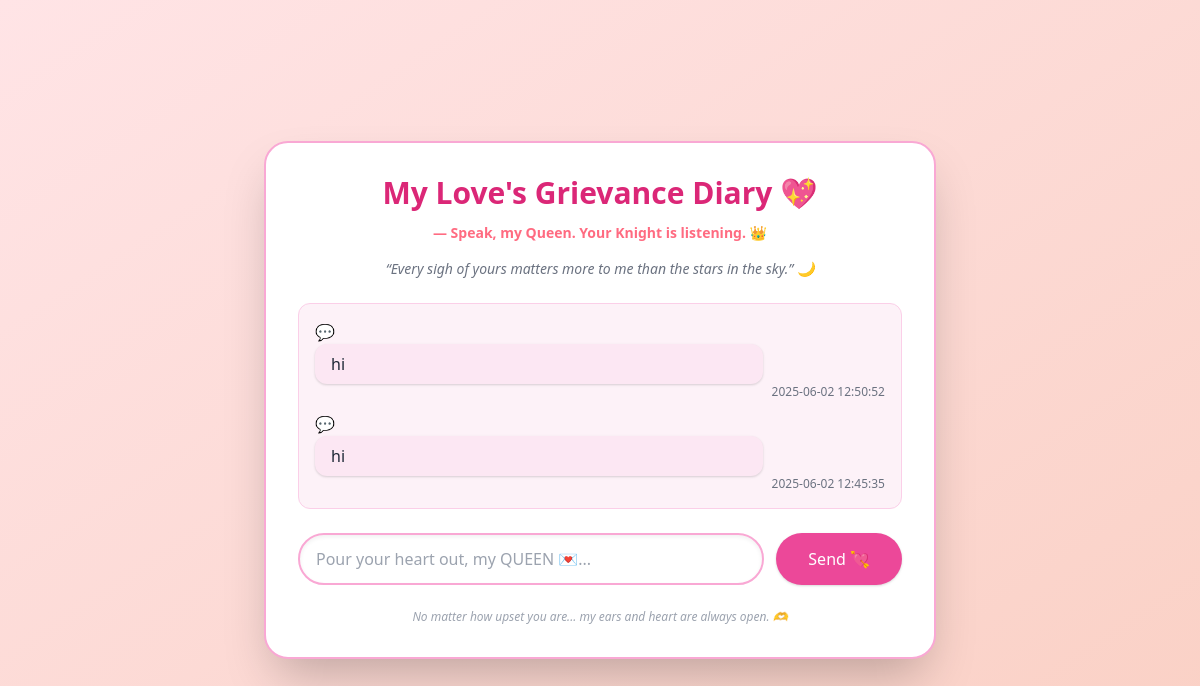
Before: / with the older database file.
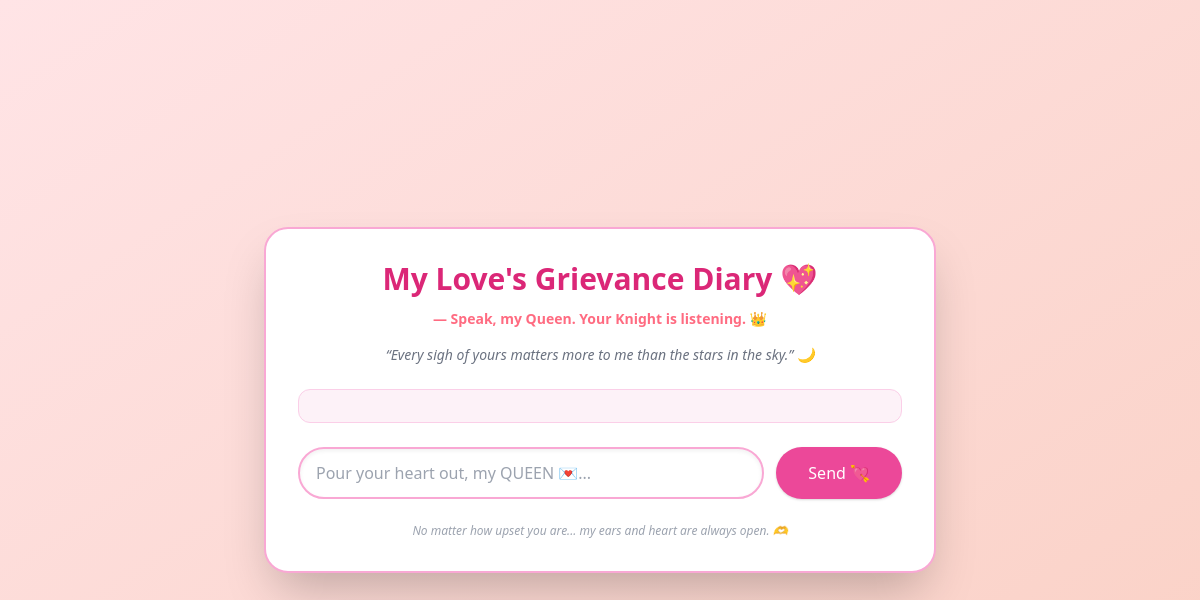
After: the same page with the newer database file.
### tables this page shows
CREATE TABLE grievances (
                            id INTEGER PRIMARY KEY AUTOINCREMENT,
                            message TEXT NOT NULL,
                            created_at TEXT NOT NULL
                        );

### app.py (the view)
@app.route("/")
def index():
    with sqlite3.connect("grievance.db") as conn:
        cur = conn.cursor()
        cur.execute("SELECT * FROM grievances ORDER BY created_at DESC")
        grievances = cur.fetchall()
    love_note = session.pop('love_note', None)
    return render_template("index.html", grievances=grievances, love_note=love_note)

### templates/index.html (shortened to what this page needs)
<!DOCTYPE html>
<html lang="en">
<head>
  <link href="https://cdn.jsdelivr.net/npm/tailwindcss@2.2.19/dist/tailwind.min.css" rel="stylesheet">
</head>
<body class="min-h-screen flex flex-col justify-center items-center p-4">
  <div class="bg-white shadow-2xl rounded-3xl w-full max-w-2xl p-8 border-2 border-pink-300">
    <h2 class="text-3xl font-extrabold text-center text-pink-600 mb-2 cheesy-header">
      My Love's Grievance Diary 💖
    </h2>
    <p class="text-center text-sm text-gray-500 italic mb-6">
      “Every sigh of yours matters more to me than the stars in the sky.” 🌙
    </p>
    <div class="max-h-96 overflow-y-auto border border-pink-200 rounded-xl p-4 bg-pink-50 mb-6 space-y-3">
      {% for g in grievances %}
      <div class="love-note">
        <div class="bg-pink-100 text-gray-800 px-4 py-2 rounded-xl w-fit max-w-md shadow">
          {{ g[1] }}
        </div>
        <p class="text-xs text-right text-gray-500">{{ g[2] }}</p>
      </div>
      {% endfor %}
    </div>
    <form method="POST" action="/submit" class="flex flex-col sm:flex-row space-y-3 sm:space-y-0 sm:space-x-3">
      <input type="text" name="message" placeholder="Pour your heart out, my QUEEN 💌..." required
             class="flex-grow px-4 py-3 rounded-full border-2 border-pink-300 focus:outline-none focus:ring-2 focus:ring-pink-400 shadow-inner bg-white">
      <button type="submit" class="bg-pink-500 text-white px-8 py-3 rounded-full hover:bg-pink-600 transition shadow">
        Send 💘
      </button>
    </form>
    <p class="text-center text-xs text-gray-400 mt-6 italic">
      No matter how upset you are... my ears and heart are always open. 🫶
    </p>
  </div>
</body>
</html>

### templates/index.html (style rules this page uses)
body { background: linear-gradient(to bottom right, #ffe4e6, #fad0c4); font-family: 'Segoe UI', sans-serif; }
.cheesy-header::after { content: " — Speak, my Queen. Your Knight is listening. 👑"; display: block; font-size: 0.875rem; color: #ff6b81; margin-top: 0.2rem; }

Changed rows visible on the page:
removed grievances: message "hi", created_at "2025-06-02 12:50:52"
removed grievances: message "hi", created_at "2025-06-02 12:45:35"
